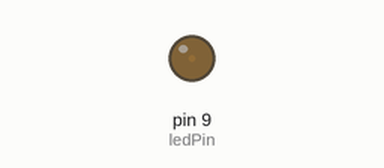
This sketch was run on a simulated Arduino Uno, built with avr-gcc and run on an emulated ATmega328P. Shown: output pins drawn as LEDs (lit = HIGH).

Above: at 0.05 s.
At 0.4 s:
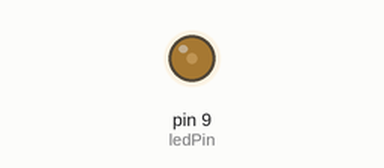
At 0.5 s:
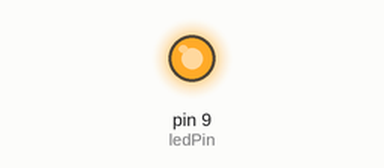
At 0.6 s:
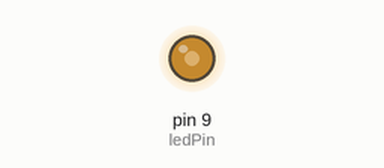
Timing chart, 0 to 3.0 s (numbered marks = the images above):
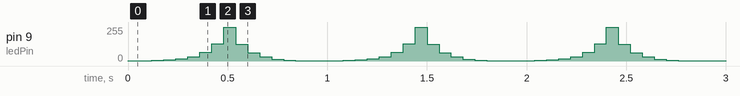

Measured:
- by itself, pin 9 (ledPin): repeats every 0.96 s: 2/255 0.06 s, 4/255 0.06 s, 8/255 0.06 s, 16/255 0.06 s, 32/255 0.06 s, 64/255 0.06 s, 128/255 0.06 s, 255/255 0.06 s, 127/255 0.06 s, 63/255 0.06 s, 31/255 0.06 s, 15/255 0.06 s, 7/255 0.06 s, 3/255 0.06 s, 1/255 0.12 s

The sketch:

analogwrite.ino
```cpp
int ledPin = 9;         // LED am digital Pin 9

const int pause = 60;   //Pause in der Schleife


void setup() {

  // Setup nicht notwendig

}


void loop() {


  //LED langsam einschalten

  for (int helligkeit = 1 ; helligkeit < 255; helligkeit=helligkeit*2) {

    // sets the value (range from 0 to 255):

    analogWrite(ledPin, helligkeit);

    delay(pause);

  }


  //LED langsam ausschalten

  for (int helligkeit = 255 ; helligkeit > 0; helligkeit=helligkeit/2) {

    analogWrite(ledPin, helligkeit);

    delay(pause);

  }


}
```
